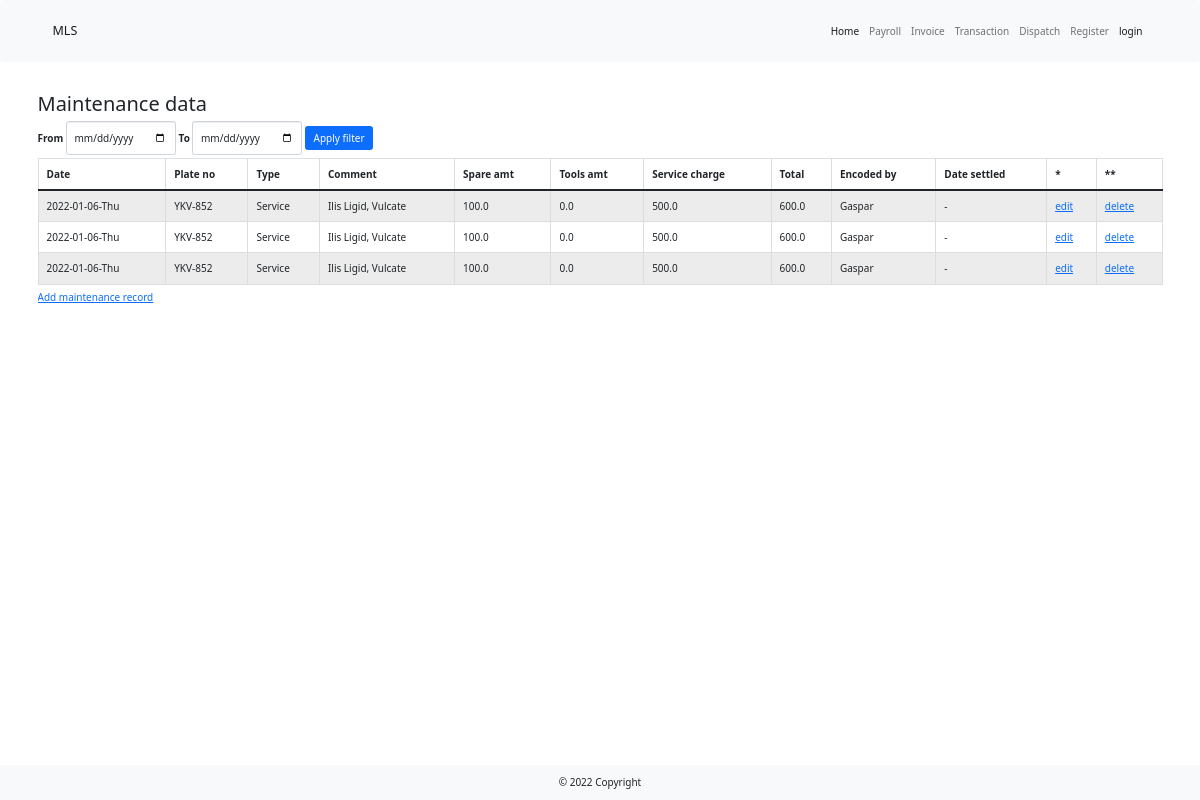
/maintenance, run on an earlier commit of the app's database.
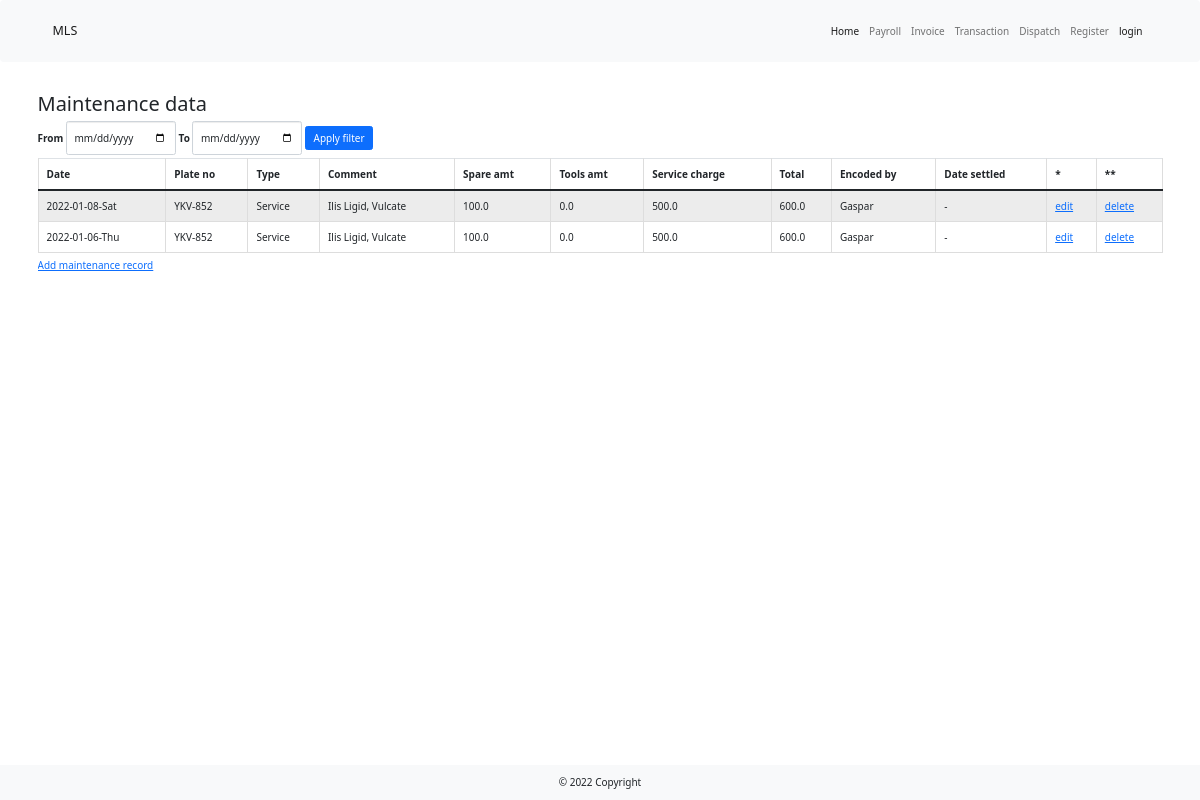
And on a later commit of the database.
### main.py (models this page shows)
class MaintenanceTable(UserMixin, db.Model):
    __tablename__ = "maintenance"
    id = db.Column(db.Integer, primary_key=True, unique=True)
    date = db.Column(db.String(100), nullable=False)
    plate_no = db.Column(db.String(100), nullable=False)
    type = db.Column(db.String(100), nullable=False)
    comment = db.Column(db.String(250), nullable=False)
    pyesa_amt = db.Column(db.Float(precision=1))
    tools_amt = db.Column(db.Float(precision=1))
    service_charge = db.Column(db.Float(precision=1))
    total_amt = db.Column(db.Float(precision=1))
    encoded_by = db.Column(db.String(100))
    encoder_id = db.Column(db.Integer, db.ForeignKey("users.id"))
    encoder = relationship("UserTable", back_populates="maintenance")
    date_settled = db.Column(db.String(100))

### main.py (the view)
@app.route("/maintenance", methods=["Get", "Post"])
def maintenance():
    form = MaintenanceFilterForm()
    with create_engine('sqlite:///lbc_dispatch.db').connect() as cnx:
        df = pd.read_sql_table(table_name="maintenance", con=cnx)
    sorted_df = df.head(n=10).sort_values("date", ascending=False)
    if form.validate_on_submit():
        start = form.date_start.data
        end = form.date_end.data
        index = "date"
        filtered_df = df[(df[index] >= str(start)) & (df[index] <= str(end))].sort_values(index, ascending=False)
        return render_template("maintenance_data.html", form=form, df=filtered_df)
    return render_template("maintenance_data.html", form=form, df=sorted_df)

### _forms.py
class MaintenanceFilterForm(FlaskForm):
    date_start = DateField("From")
    date_end = DateField("To")
    submit = SubmitField("Apply filter")

### templates/maintenance_data.html (shortened to what this page needs)
{% extends 'bootstrap/base.html' %}
{% import "bootstrap/wtf.html" as wtf %}
{% block content %}
    {% include '_header.html' %}
    <div class="container my-5">
        <h2>Maintenance data</h2>
        {{ wtf.quick_form(form, novalidate=True, extra_classes="form form-inline my-1", button_map={"submit": "primary"}) }}
        <div class="table-responsive">
            <table class="table table-striped table-hover table-bordered table-sm">
                <caption><a href="{{ url_for('input_maintenance')}}">Add maintenance record</a> </caption>
                <thead>
                <tr>
                    <th scope="col">Date</th>
                    <th scope="col">Plate no</th>
                    <th scope="col">Type</th>
                    <th scope="col">Comment</th>
                    <th scope="col">Spare amt</th>
                    <th scope="col">Tools amt</th>
                    <th scope="col">Service charge</th>
                    <th scope="col">Total</th>
                    <th scope="col">Encoded by</th>
                    <th scope="col">Date settled</th>
                    <th scope="col">*</th>
                    <th scope="col">**</th>
                </tr>
                </thead>
                <tbody>
                {% for row in df.itertuples(): %}
                <tr>
                    <td>{{ row[2] }}</td>
                    <td>{{ row[3] }}</td>
                    <td>{{ row[4] }}</td>
                    <td>{{ row[5] }}</td>
                    <td>{{ row[6] }}</td>
                    <td>{{ row[7] }}</td>
                    <td>{{ row[8] }}</td>
                    <td>{{ row[9] }}</td>
                    <td>{{ row[10] }}</td>
                    <td>{{ row[12] }}</td>
                <td><a href="{{ url_for('edit_maintenance', maintenance_id=row[1]) }}">edit</a></td>
                <td><a href="{{ url_for('delete_maintenance', maintenance_id=row[1]) }}">delete</a></td>
                </tr>
                {% endfor %}
                </tbody>
            </table>
        </div>
    </div>
    {% include '_footer.html' %}
{% endblock  %}

### templates/_header.html (shortened to what this page needs)
{% extends 'bootstrap/base.html' %}
{% block styles %}
    {{super()}}
    <link href="{{ url_for('static', filename='css/bootstrap.min.css') }}" rel="stylesheet" type="text/css">
{% endblock %}
{% block content %}
  <nav class="navbar navbar-expand-sm navbar-light bg-light">
  <div class="container-md d-flex align-items-center">
    <a class="navbar-brand d-flex align-items-center" href="#">MLS</a>
    <div class="collapse navbar-collapse" id="navbarTogglerDemo02">
      <ul class="navbar-nav ms-auto mb-2 mb-lg-0">
          <li class="nav-item">
              <a class="nav-link active" aria-current="page" href="{{ url_for('home') }}">Home</a>
          </li>
          <li class="nav-item">
              <a class="nav-link" href="{{ url_for('payroll')}}">Payroll</a>
          </li>
          <li class="nav-item">
              <a class="nav-link" href="{{ url_for('invoice')}}">Invoice</a>
          </li>
          <li class="nav-item">
              <a class="nav-link" href="{{ url_for('transaction')}}">Transaction</a>
          </li>
          <li class="nav-item">
              <a class="nav-link" href="{{ url_for('dispatch') }}">Dispatch</a></li>
        {% if current_user.is_authenticated %}
          <li class="nav-item dropdown">
          <a class="nav-link dropdown-toggle" href="#" id="navbarDropdown" role="button" data-bs-toggle="dropdown" aria-expanded="false">
            Encode
          </a>
              <ul class="dropdown-menu" aria-labelledby="navbarDropdown">
                  <li><a class="dropdown-item" href="{{ url_for('maintenance')}}">Maintenance</a></li>
                  <li><a class="dropdown-item" href="{{ url_for('admin')}}">Admin Expenses</a></li>
                  <li><hr class="dropdown-divider"></li>
                  <li><a class="dropdown-item" href="{{ url_for('employees')}}">List of Employees</a></li>
                  <li><a class="dropdown-item" href="{{ url_for('tariff')}}">Tariff Table</a></li>
              </ul>
          </li>
          <li class="nav-item">
            <a class="nav-link" href="{{ url_for('logout') }}">logout</a>
          </li>
        {% else %}
          <li class="nav-item">
            <a class="nav-link" href="{{ url_for('register') }}">Register</a>
          </li>
          <li class="nav-item">
            <a class="nav-link active" aria-current="page" href="{{ url_for('login') }}">login</a>
          </li>
        {% endif %}
      </ul>
    </div>
  </div>
  </nav>
{% endblock %}

### templates/_footer.html (shortened to what this page needs)
{% extends 'bootstrap/base.html' %}
{% block styles %}
    {{super()}}
    <link href="{{ url_for('static', filename='css/bootstrap.min.css') }}" rel="stylesheet" type="text/css">
    <link href="{{ url_for('static', filename='css/styles.css') }}" rel="stylesheet" type="text/css">
{% endblock %}
{% block content %}
  <footer class="bg-light text-center text-lg-start fixed-bottom">
  <div class="text-center p-3">
    © 2022 Copyright
  </div>
</footer>
{% endblock %}

What changed in the data, as far as the page shows it:
removed MaintenanceTable: date "2022-01-06-Thu", plate_no "YKV-852", type "Service", comment "Ilis Ligid, Vulcate", pyesa_amt "100.0", tools_amt "0.0", service_charge "500.0", total_amt "600.0", encoded_by "Gaspar", date_settled "-"
changed MaintenanceTable: date "2022-01-06-Thu" → "2022-01-08-Sat"; moves up the list
